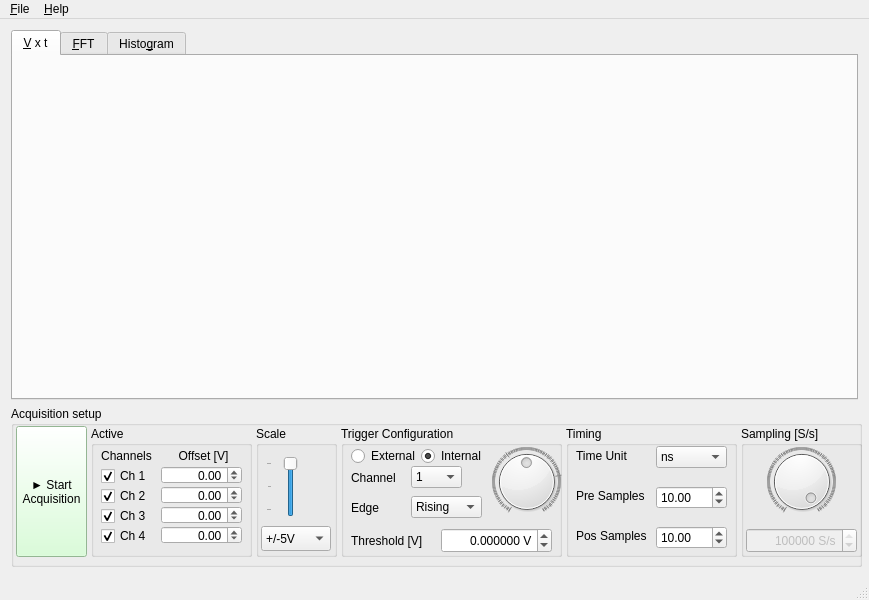
<?xml version="1.0" encoding="UTF-8"?>
<ui version="4.0">
 <class>MainWindow</class>
 <widget class="QMainWindow" name="MainWindow">
  <property name="geometry">
   <rect>
    <x>0</x>
    <y>0</y>
    <width>869</width>
    <height>600</height>
   </rect>
  </property>
  <property name="minimumSize">
   <size>
    <width>800</width>
    <height>600</height>
   </size>
  </property>
  <property name="windowTitle">
   <string>FMC ADC graphical tool</string>
  </property>
  <widget class="QWidget" name="centralWidget">
   <layout class="QVBoxLayout" name="verticalLayout">
    <item>
     <widget class="QTabWidget" name="tabWidget">
      <property name="minimumSize">
       <size>
        <width>0</width>
        <height>0</height>
       </size>
      </property>
      <property name="maximumSize">
       <size>
        <width>16777215</width>
        <height>16777215</height>
       </size>
      </property>
      <property name="font">
       <font>
        <family>Arial</family>
        <pointsize>9</pointsize>
       </font>
      </property>
      <property name="currentIndex">
       <number>0</number>
      </property>
      <widget class="QWidget" name="tab_5">
       <attribute name="title">
        <string>&amp;V x t</string>
       </attribute>
       <layout class="QGridLayout" name="gridLayout_2">
        <item row="0" column="0">
         <layout class="QHBoxLayout" name="hlVxt"/>
        </item>
       </layout>
      </widget>
      <widget class="QWidget" name="tab_6">
       <attribute name="title">
        <string>&amp;FFT</string>
       </attribute>
      </widget>
      <widget class="QWidget" name="tab">
       <attribute name="title">
        <string>Histo&amp;gram</string>
       </attribute>
       <layout class="QHBoxLayout" name="horizontalLayout_2">
        <item>
         <layout class="QHBoxLayout" name="hlRootContainer">
          <property name="sizeConstraint">
           <enum>QLayout::SetMaximumSize</enum>
          </property>
         </layout>
        </item>
       </layout>
      </widget>
     </widget>
    </item>
    <item>
     <widget class="QGroupBox" name="groupBox">
      <property name="sizePolicy">
       <sizepolicy hsizetype="Expanding" vsizetype="Fixed">
        <horstretch>0</horstretch>
        <verstretch>0</verstretch>
       </sizepolicy>
      </property>
      <property name="minimumSize">
       <size>
        <width>851</width>
        <height>161</height>
       </size>
      </property>
      <property name="maximumSize">
       <size>
        <width>16777215</width>
        <height>200</height>
       </size>
      </property>
      <property name="font">
       <font>
        <family>Arial</family>
        <pointsize>9</pointsize>
       </font>
      </property>
      <property name="title">
       <string>Acquisition setup</string>
      </property>
      <widget class="QPushButton" name="btnStartAcquisition">
       <property name="geometry">
        <rect>
         <x>5</x>
         <y>20</y>
         <width>71</width>
         <height>131</height>
        </rect>
       </property>
       <property name="font">
        <font>
         <family>Arial</family>
         <pointsize>9</pointsize>
        </font>
       </property>
       <property name="styleSheet">
        <string notr="true">background-color: rgb(207, 255, 206);</string>
       </property>
       <property name="text">
        <string>► Start 
Acquisition</string>
       </property>
       <property name="checkable">
        <bool>true</bool>
       </property>
       <property name="checked">
        <bool>false</bool>
       </property>
      </widget>
      <widget class="QGroupBox" name="groupBox_2">
       <property name="geometry">
        <rect>
         <x>80</x>
         <y>20</y>
         <width>161</width>
         <height>131</height>
        </rect>
       </property>
       <property name="font">
        <font>
         <family>Arial</family>
         <pointsize>9</pointsize>
        </font>
       </property>
       <property name="title">
        <string>Active</string>
       </property>
       <widget class="QCheckBox" name="cbCh2">
        <property name="geometry">
         <rect>
          <x>10</x>
          <y>60</y>
          <width>80</width>
          <height>20</height>
         </rect>
        </property>
        <property name="font">
         <font>
          <family>Arial</family>
          <pointsize>9</pointsize>
         </font>
        </property>
        <property name="text">
         <string>Ch 2</string>
        </property>
        <property name="checked">
         <bool>true</bool>
        </property>
       </widget>
       <widget class="QCheckBox" name="cbCh1">
        <property name="geometry">
         <rect>
          <x>10</x>
          <y>40</y>
          <width>80</width>
          <height>20</height>
         </rect>
        </property>
        <property name="font">
         <font>
          <family>Arial</family>
          <pointsize>9</pointsize>
         </font>
        </property>
        <property name="text">
         <string>Ch 1</string>
        </property>
        <property name="checked">
         <bool>true</bool>
        </property>
       </widget>
       <widget class="QCheckBox" name="cbCh4">
        <property name="geometry">
         <rect>
          <x>10</x>
          <y>100</y>
          <width>80</width>
          <height>20</height>
         </rect>
        </property>
        <property name="font">
         <font>
          <family>Arial</family>
          <pointsize>9</pointsize>
         </font>
        </property>
        <property name="text">
         <string>Ch 4</string>
        </property>
        <property name="checked">
         <bool>true</bool>
        </property>
       </widget>
       <widget class="QCheckBox" name="cbCh3">
        <property name="geometry">
         <rect>
          <x>10</x>
          <y>80</y>
          <width>80</width>
          <height>20</height>
         </rect>
        </property>
        <property name="font">
         <font>
          <family>Arial</family>
          <pointsize>9</pointsize>
         </font>
        </property>
        <property name="text">
         <string>Ch 3</string>
        </property>
        <property name="checked">
         <bool>true</bool>
        </property>
       </widget>
       <widget class="QDoubleSpinBox" name="sbOffsetCh1">
        <property name="geometry">
         <rect>
          <x>70</x>
          <y>40</y>
          <width>81</width>
          <height>18</height>
         </rect>
        </property>
        <property name="font">
         <font>
          <family>Arial</family>
          <pointsize>9</pointsize>
         </font>
        </property>
        <property name="alignment">
         <set>Qt::AlignRight|Qt::AlignTrailing|Qt::AlignVCenter</set>
        </property>
        <property name="minimum">
         <double>-99.000000000000000</double>
        </property>
       </widget>
       <widget class="QDoubleSpinBox" name="sbOffsetCh2">
        <property name="geometry">
         <rect>
          <x>70</x>
          <y>60</y>
          <width>81</width>
          <height>18</height>
         </rect>
        </property>
        <property name="font">
         <font>
          <family>Arial</family>
          <pointsize>9</pointsize>
         </font>
        </property>
        <property name="alignment">
         <set>Qt::AlignRight|Qt::AlignTrailing|Qt::AlignVCenter</set>
        </property>
        <property name="minimum">
         <double>-99.000000000000000</double>
        </property>
       </widget>
       <widget class="QDoubleSpinBox" name="sbOffsetCh3">
        <property name="geometry">
         <rect>
          <x>70</x>
          <y>80</y>
          <width>81</width>
          <height>18</height>
         </rect>
        </property>
        <property name="font">
         <font>
          <family>Arial</family>
          <pointsize>9</pointsize>
         </font>
        </property>
        <property name="alignment">
         <set>Qt::AlignRight|Qt::AlignTrailing|Qt::AlignVCenter</set>
        </property>
        <property name="minimum">
         <double>-99.000000000000000</double>
        </property>
       </widget>
       <widget class="QDoubleSpinBox" name="sbOffsetCh4">
        <property name="geometry">
         <rect>
          <x>70</x>
          <y>100</y>
          <width>81</width>
          <height>18</height>
         </rect>
        </property>
        <property name="font">
         <font>
          <family>Arial</family>
          <pointsize>9</pointsize>
         </font>
        </property>
        <property name="alignment">
         <set>Qt::AlignRight|Qt::AlignTrailing|Qt::AlignVCenter</set>
        </property>
        <property name="minimum">
         <double>-99.000000000000000</double>
        </property>
       </widget>
       <widget class="QLabel" name="label_6">
        <property name="geometry">
         <rect>
          <x>72</x>
          <y>20</y>
          <width>81</width>
          <height>20</height>
         </rect>
        </property>
        <property name="font">
         <font>
          <family>Arial</family>
          <pointsize>9</pointsize>
         </font>
        </property>
        <property name="text">
         <string>Offset [V]</string>
        </property>
        <property name="alignment">
         <set>Qt::AlignCenter</set>
        </property>
       </widget>
       <widget class="QLabel" name="label_7">
        <property name="geometry">
         <rect>
          <x>5</x>
          <y>20</y>
          <width>61</width>
          <height>20</height>
         </rect>
        </property>
        <property name="font">
         <font>
          <family>Arial</family>
          <pointsize>9</pointsize>
         </font>
        </property>
        <property name="text">
         <string>Channels</string>
        </property>
        <property name="alignment">
         <set>Qt::AlignCenter</set>
        </property>
       </widget>
      </widget>
      <widget class="QGroupBox" name="groupBox_3">
       <property name="geometry">
        <rect>
         <x>330</x>
         <y>20</y>
         <width>221</width>
         <height>131</height>
        </rect>
       </property>
       <property name="font">
        <font>
         <family>Arial</family>
         <pointsize>9</pointsize>
        </font>
       </property>
       <property name="title">
        <string>Trigger Configuration</string>
       </property>
       <widget class="QDial" name="dialTrigger">
        <property name="geometry">
         <rect>
          <x>150</x>
          <y>20</y>
          <width>71</width>
          <height>71</height>
         </rect>
        </property>
        <property name="font">
         <font>
          <family>Arial</family>
          <pointsize>9</pointsize>
         </font>
        </property>
        <property name="minimum">
         <number>-32768</number>
        </property>
        <property name="maximum">
         <number>32767</number>
        </property>
        <property name="singleStep">
         <number>1</number>
        </property>
        <property name="pageStep">
         <number>128</number>
        </property>
        <property name="invertedAppearance">
         <bool>false</bool>
        </property>
        <property name="invertedControls">
         <bool>false</bool>
        </property>
        <property name="notchTarget">
         <double>6.000000000000000</double>
        </property>
        <property name="notchesVisible">
         <bool>true</bool>
        </property>
       </widget>
       <widget class="QRadioButton" name="rbExternalTrigger">
        <property name="geometry">
         <rect>
          <x>10</x>
          <y>20</y>
          <width>81</width>
          <height>20</height>
         </rect>
        </property>
        <property name="font">
         <font>
          <family>Arial</family>
          <pointsize>9</pointsize>
         </font>
        </property>
        <property name="text">
         <string>External</string>
        </property>
        <attribute name="buttonGroup">
         <string notr="true">buttonGroup</string>
        </attribute>
       </widget>
       <widget class="QRadioButton" name="rbInternalTrigger">
        <property name="geometry">
         <rect>
          <x>80</x>
          <y>20</y>
          <width>81</width>
          <height>20</height>
         </rect>
        </property>
        <property name="font">
         <font>
          <family>Arial</family>
          <pointsize>9</pointsize>
         </font>
        </property>
        <property name="text">
         <string>Internal</string>
        </property>
        <property name="checked">
         <bool>true</bool>
        </property>
        <attribute name="buttonGroup">
         <string notr="true">buttonGroup</string>
        </attribute>
       </widget>
       <widget class="QDoubleSpinBox" name="sbTriggerValue">
        <property name="geometry">
         <rect>
          <x>100</x>
          <y>102</y>
          <width>111</width>
          <height>25</height>
         </rect>
        </property>
        <property name="font">
         <font>
          <family>Arial</family>
          <pointsize>9</pointsize>
         </font>
        </property>
        <property name="alignment">
         <set>Qt::AlignRight|Qt::AlignTrailing|Qt::AlignVCenter</set>
        </property>
        <property name="suffix">
         <string> V</string>
        </property>
        <property name="decimals">
         <number>6</number>
        </property>
        <property name="minimum">
         <double>-99.000000000000000</double>
        </property>
       </widget>
       <widget class="QComboBox" name="cbTriggerChannel">
        <property name="geometry">
         <rect>
          <x>70</x>
          <y>40</y>
          <width>51</width>
          <height>22</height>
         </rect>
        </property>
        <property name="font">
         <font>
          <family>Arial</family>
          <pointsize>9</pointsize>
         </font>
        </property>
        <item>
         <property name="text">
          <string>1</string>
         </property>
        </item>
        <item>
         <property name="text">
          <string>2</string>
         </property>
        </item>
        <item>
         <property name="text">
          <string>3</string>
         </property>
        </item>
        <item>
         <property name="text">
          <string>4</string>
         </property>
        </item>
       </widget>
       <widget class="QLabel" name="lblTriggerChannel">
        <property name="geometry">
         <rect>
          <x>10</x>
          <y>45</y>
          <width>53</width>
          <height>14</height>
         </rect>
        </property>
        <property name="font">
         <font>
          <family>Arial</family>
          <pointsize>9</pointsize>
         </font>
        </property>
        <property name="text">
         <string>Channel</string>
        </property>
       </widget>
       <widget class="QLabel" name="lblTriggerThreshold">
        <property name="geometry">
         <rect>
          <x>10</x>
          <y>105</y>
          <width>81</width>
          <height>20</height>
         </rect>
        </property>
        <property name="font">
         <font>
          <family>Arial</family>
          <pointsize>9</pointsize>
         </font>
        </property>
        <property name="text">
         <string>Threshold [V]</string>
        </property>
       </widget>
       <widget class="QComboBox" name="cbTriggerEdge">
        <property name="geometry">
         <rect>
          <x>70</x>
          <y>70</y>
          <width>71</width>
          <height>22</height>
         </rect>
        </property>
        <property name="font">
         <font>
          <family>Arial</family>
          <pointsize>9</pointsize>
         </font>
        </property>
        <property name="currentText" stdset="0">
         <string>Rising</string>
        </property>
        <item>
         <property name="text">
          <string>Rising</string>
         </property>
        </item>
        <item>
         <property name="text">
          <string>Falling</string>
         </property>
        </item>
        <item>
         <property name="text">
          <string>Both</string>
         </property>
        </item>
       </widget>
       <widget class="QLabel" name="lblTriggerEdge">
        <property name="geometry">
         <rect>
          <x>10</x>
          <y>75</y>
          <width>53</width>
          <height>14</height>
         </rect>
        </property>
        <property name="font">
         <font>
          <family>Arial</family>
          <pointsize>9</pointsize>
         </font>
        </property>
        <property name="text">
         <string>Edge</string>
        </property>
       </widget>
      </widget>
      <widget class="QGroupBox" name="groupBox_4">
       <property name="geometry">
        <rect>
         <x>245</x>
         <y>20</y>
         <width>81</width>
         <height>131</height>
        </rect>
       </property>
       <property name="font">
        <font>
         <family>Arial</family>
         <pointsize>9</pointsize>
        </font>
       </property>
       <property name="title">
        <string>Scale</string>
       </property>
       <widget class="QComboBox" name="cbScale">
        <property name="geometry">
         <rect>
          <x>5</x>
          <y>100</y>
          <width>70</width>
          <height>25</height>
         </rect>
        </property>
        <property name="font">
         <font>
          <family>Arial</family>
          <pointsize>9</pointsize>
         </font>
        </property>
        <property name="currentIndex">
         <number>2</number>
        </property>
        <item>
         <property name="text">
          <string>+/-50mV</string>
         </property>
        </item>
        <item>
         <property name="text">
          <string>+/-0.5V</string>
         </property>
        </item>
        <item>
         <property name="text">
          <string>+/-5V</string>
         </property>
        </item>
       </widget>
       <widget class="QSlider" name="sliderScale">
        <property name="geometry">
         <rect>
          <x>10</x>
          <y>30</y>
          <width>41</width>
          <height>61</height>
         </rect>
        </property>
        <property name="font">
         <font>
          <family>Arial</family>
          <pointsize>9</pointsize>
         </font>
        </property>
        <property name="singleStep">
         <number>50</number>
        </property>
        <property name="pageStep">
         <number>50</number>
        </property>
        <property name="value">
         <number>99</number>
        </property>
        <property name="sliderPosition">
         <number>99</number>
        </property>
        <property name="tracking">
         <bool>false</bool>
        </property>
        <property name="orientation">
         <enum>Qt::Vertical</enum>
        </property>
        <property name="tickPosition">
         <enum>QSlider::TicksAbove</enum>
        </property>
        <property name="tickInterval">
         <number>50</number>
        </property>
       </widget>
      </widget>
      <widget class="QGroupBox" name="groupBox_5">
       <property name="geometry">
        <rect>
         <x>730</x>
         <y>20</y>
         <width>121</width>
         <height>131</height>
        </rect>
       </property>
       <property name="font">
        <font>
         <family>Arial</family>
         <pointsize>9</pointsize>
        </font>
       </property>
       <property name="title">
        <string>Sampling [S/s]</string>
       </property>
       <widget class="QDial" name="dialSampling">
        <property name="enabled">
         <bool>true</bool>
        </property>
        <property name="geometry">
         <rect>
          <x>20</x>
          <y>20</y>
          <width>81</width>
          <height>71</height>
         </rect>
        </property>
        <property name="font">
         <font>
          <family>Arial</family>
          <pointsize>9</pointsize>
         </font>
        </property>
        <property name="minimum">
         <number>1</number>
        </property>
        <property name="maximum">
         <number>100000000</number>
        </property>
        <property name="singleStep">
         <number>1</number>
        </property>
        <property name="pageStep">
         <number>100000</number>
        </property>
        <property name="value">
         <number>100000000</number>
        </property>
        <property name="invertedAppearance">
         <bool>false</bool>
        </property>
        <property name="invertedControls">
         <bool>false</bool>
        </property>
        <property name="notchTarget">
         <double>6.000000000000000</double>
        </property>
        <property name="notchesVisible">
         <bool>true</bool>
        </property>
       </widget>
       <widget class="QDoubleSpinBox" name="sbSampling">
        <property name="enabled">
         <bool>false</bool>
        </property>
        <property name="geometry">
         <rect>
          <x>5</x>
          <y>102</y>
          <width>111</width>
          <height>25</height>
         </rect>
        </property>
        <property name="font">
         <font>
          <family>Arial</family>
          <pointsize>9</pointsize>
         </font>
        </property>
        <property name="alignment">
         <set>Qt::AlignRight|Qt::AlignTrailing|Qt::AlignVCenter</set>
        </property>
        <property name="accelerated">
         <bool>false</bool>
        </property>
        <property name="suffix">
         <string> S/s</string>
        </property>
        <property name="decimals">
         <number>0</number>
        </property>
        <property name="minimum">
         <double>1.000000000000000</double>
        </property>
        <property name="maximum">
         <double>100000000.000000000000000</double>
        </property>
        <property name="value">
         <double>100000000.000000000000000</double>
        </property>
       </widget>
      </widget>
      <widget class="QGroupBox" name="groupBox_6">
       <property name="geometry">
        <rect>
         <x>555</x>
         <y>20</y>
         <width>171</width>
         <height>131</height>
        </rect>
       </property>
       <property name="font">
        <font>
         <family>Arial</family>
         <pointsize>9</pointsize>
        </font>
       </property>
       <property name="title">
        <string>Timing</string>
       </property>
       <widget class="QComboBox" name="cbTimeScale">
        <property name="geometry">
         <rect>
          <x>90</x>
          <y>20</y>
          <width>71</width>
          <height>22</height>
         </rect>
        </property>
        <property name="font">
         <font>
          <family>Arial</family>
          <pointsize>9</pointsize>
         </font>
        </property>
        <property name="currentIndex">
         <number>0</number>
        </property>
        <item>
         <property name="text">
          <string>ns</string>
         </property>
        </item>
        <item>
         <property name="text">
          <string>us</string>
         </property>
        </item>
        <item>
         <property name="text">
          <string>ms</string>
         </property>
        </item>
        <item>
         <property name="text">
          <string>s</string>
         </property>
        </item>
       </widget>
       <widget class="QDoubleSpinBox" name="sbPreSamples">
        <property name="geometry">
         <rect>
          <x>90</x>
          <y>60</y>
          <width>71</width>
          <height>23</height>
         </rect>
        </property>
        <property name="font">
         <font>
          <family>Arial</family>
          <pointsize>9</pointsize>
         </font>
        </property>
        <property name="maximum">
         <double>999999999.000000000000000</double>
        </property>
        <property name="value">
         <double>10.000000000000000</double>
        </property>
       </widget>
       <widget class="QDoubleSpinBox" name="sbPosSamples">
        <property name="geometry">
         <rect>
          <x>90</x>
          <y>100</y>
          <width>71</width>
          <height>23</height>
         </rect>
        </property>
        <property name="font">
         <font>
          <family>Arial</family>
          <pointsize>9</pointsize>
         </font>
        </property>
        <property name="maximum">
         <double>999999999.000000000000000</double>
        </property>
        <property name="value">
         <double>10.000000000000000</double>
        </property>
       </widget>
       <widget class="QLabel" name="label_3">
        <property name="geometry">
         <rect>
          <x>10</x>
          <y>60</y>
          <width>71</width>
          <height>20</height>
         </rect>
        </property>
        <property name="font">
         <font>
          <family>Arial</family>
          <pointsize>9</pointsize>
         </font>
        </property>
        <property name="text">
         <string>Pre Samples</string>
        </property>
       </widget>
       <widget class="QLabel" name="label_4">
        <property name="geometry">
         <rect>
          <x>10</x>
          <y>100</y>
          <width>81</width>
          <height>20</height>
         </rect>
        </property>
        <property name="font">
         <font>
          <family>Arial</family>
          <pointsize>9</pointsize>
         </font>
        </property>
        <property name="text">
         <string>Pos Samples</string>
        </property>
       </widget>
       <widget class="QLabel" name="label_5">
        <property name="geometry">
         <rect>
          <x>10</x>
          <y>20</y>
          <width>71</width>
          <height>20</height>
         </rect>
        </property>
        <property name="font">
         <font>
          <family>Arial</family>
          <pointsize>9</pointsize>
         </font>
        </property>
        <property name="text">
         <string>Time Unit</string>
        </property>
       </widget>
      </widget>
     </widget>
    </item>
   </layout>
  </widget>
  <widget class="QMenuBar" name="menuBar">
   <property name="geometry">
    <rect>
     <x>0</x>
     <y>0</y>
     <width>869</width>
     <height>30</height>
    </rect>
   </property>
   <widget class="QMenu" name="menuAbout">
    <property name="title">
     <string>&amp;Help</string>
    </property>
    <addaction name="action_About"/>
   </widget>
   <widget class="QMenu" name="menu_File">
    <property name="title">
     <string>&amp;File</string>
    </property>
    <addaction name="action_Settings"/>
   </widget>
   <addaction name="menu_File"/>
   <addaction name="menuAbout"/>
  </widget>
  <widget class="QStatusBar" name="statusBar"/>
  <action name="actionChange_btnStartAcquisition_Text">
   <property name="text">
    <string>Change btnStartAcquisition Text</string>
   </property>
  </action>
  <action name="action_About">
   <property name="text">
    <string>&amp;About</string>
   </property>
  </action>
  <action name="action_Settings">
   <property name="text">
    <string>&amp;Settings</string>
   </property>
  </action>
 </widget>
 <layoutdefault spacing="6" margin="11"/>
 <resources/>
 <connections>
  <connection>
   <sender>rbExternalTrigger</sender>
   <signal>clicked()</signal>
   <receiver>sbTriggerValue</receiver>
   <slot>hide()</slot>
   <hints>
    <hint type="sourcelabel">
     <x>399</x>
     <y>467</y>
    </hint>
    <hint type="destinationlabel">
     <x>419</x>
     <y>542</y>
    </hint>
   </hints>
  </connection>
  <connection>
   <sender>rbExternalTrigger</sender>
   <signal>clicked()</signal>
   <receiver>dialTrigger</receiver>
   <slot>hide()</slot>
   <hints>
    <hint type="sourcelabel">
     <x>399</x>
     <y>467</y>
    </hint>
    <hint type="destinationlabel">
     <x>484</x>
     <y>488</y>
    </hint>
   </hints>
  </connection>
  <connection>
   <sender>rbInternalTrigger</sender>
   <signal>clicked()</signal>
   <receiver>sbTriggerValue</receiver>
   <slot>show()</slot>
   <hints>
    <hint type="sourcelabel">
     <x>399</x>
     <y>497</y>
    </hint>
    <hint type="destinationlabel">
     <x>419</x>
     <y>542</y>
    </hint>
   </hints>
  </connection>
  <connection>
   <sender>rbInternalTrigger</sender>
   <signal>clicked()</signal>
   <receiver>dialTrigger</receiver>
   <slot>show()</slot>
   <hints>
    <hint type="sourcelabel">
     <x>399</x>
     <y>497</y>
    </hint>
    <hint type="destinationlabel">
     <x>484</x>
     <y>488</y>
    </hint>
   </hints>
  </connection>
  <connection>
   <sender>rbExternalTrigger</sender>
   <signal>clicked()</signal>
   <receiver>cbTriggerEdge</receiver>
   <slot>hide()</slot>
   <hints>
    <hint type="sourcelabel">
     <x>369</x>
     <y>457</y>
    </hint>
    <hint type="destinationlabel">
     <x>424</x>
     <y>508</y>
    </hint>
   </hints>
  </connection>
  <connection>
   <sender>rbInternalTrigger</sender>
   <signal>clicked()</signal>
   <receiver>cbTriggerEdge</receiver>
   <slot>show()</slot>
   <hints>
    <hint type="sourcelabel">
     <x>439</x>
     <y>457</y>
    </hint>
    <hint type="destinationlabel">
     <x>424</x>
     <y>508</y>
    </hint>
   </hints>
  </connection>
  <connection>
   <sender>rbExternalTrigger</sender>
   <signal>clicked()</signal>
   <receiver>lblTriggerEdge</receiver>
   <slot>hide()</slot>
   <hints>
    <hint type="sourcelabel">
     <x>369</x>
     <y>457</y>
    </hint>
    <hint type="destinationlabel">
     <x>355</x>
     <y>509</y>
    </hint>
   </hints>
  </connection>
  <connection>
   <sender>rbInternalTrigger</sender>
   <signal>clicked()</signal>
   <receiver>lblTriggerEdge</receiver>
   <slot>show()</slot>
   <hints>
    <hint type="sourcelabel">
     <x>439</x>
     <y>457</y>
    </hint>
    <hint type="destinationlabel">
     <x>355</x>
     <y>509</y>
    </hint>
   </hints>
  </connection>
  <connection>
   <sender>rbExternalTrigger</sender>
   <signal>clicked()</signal>
   <receiver>lblTriggerChannel</receiver>
   <slot>hide()</slot>
   <hints>
    <hint type="sourcelabel">
     <x>386</x>
     <y>459</y>
    </hint>
    <hint type="destinationlabel">
     <x>372</x>
     <y>481</y>
    </hint>
   </hints>
  </connection>
  <connection>
   <sender>rbExternalTrigger</sender>
   <signal>clicked()</signal>
   <receiver>cbTriggerChannel</receiver>
   <slot>hide()</slot>
   <hints>
    <hint type="sourcelabel">
     <x>386</x>
     <y>459</y>
    </hint>
    <hint type="destinationlabel">
     <x>431</x>
     <y>480</y>
    </hint>
   </hints>
  </connection>
  <connection>
   <sender>rbExternalTrigger</sender>
   <signal>clicked()</signal>
   <receiver>lblTriggerThreshold</receiver>
   <slot>hide()</slot>
   <hints>
    <hint type="sourcelabel">
     <x>386</x>
     <y>459</y>
    </hint>
    <hint type="destinationlabel">
     <x>386</x>
     <y>544</y>
    </hint>
   </hints>
  </connection>
  <connection>
   <sender>rbInternalTrigger</sender>
   <signal>clicked()</signal>
   <receiver>cbTriggerChannel</receiver>
   <slot>show()</slot>
   <hints>
    <hint type="sourcelabel">
     <x>456</x>
     <y>459</y>
    </hint>
    <hint type="destinationlabel">
     <x>431</x>
     <y>480</y>
    </hint>
   </hints>
  </connection>
  <connection>
   <sender>rbInternalTrigger</sender>
   <signal>clicked()</signal>
   <receiver>lblTriggerChannel</receiver>
   <slot>show()</slot>
   <hints>
    <hint type="sourcelabel">
     <x>456</x>
     <y>459</y>
    </hint>
    <hint type="destinationlabel">
     <x>372</x>
     <y>481</y>
    </hint>
   </hints>
  </connection>
  <connection>
   <sender>rbInternalTrigger</sender>
   <signal>clicked()</signal>
   <receiver>lblTriggerThreshold</receiver>
   <slot>show()</slot>
   <hints>
    <hint type="sourcelabel">
     <x>456</x>
     <y>459</y>
    </hint>
    <hint type="destinationlabel">
     <x>386</x>
     <y>544</y>
    </hint>
   </hints>
  </connection>
 </connections>
 <buttongroups>
  <buttongroup name="buttonGroup"/>
 </buttongroups>
</ui>
